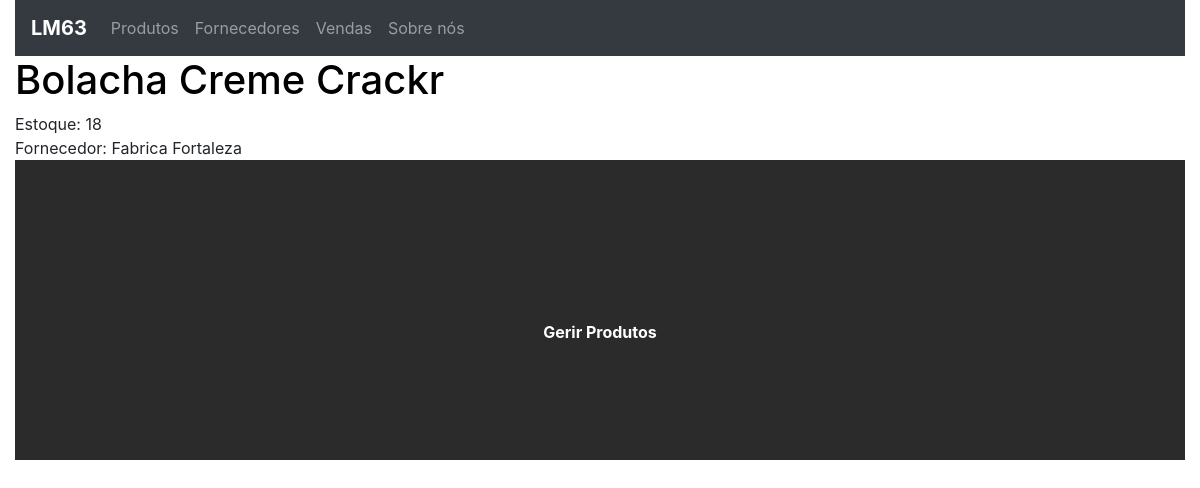
/conteudo/4, run on an earlier commit of the app's database.
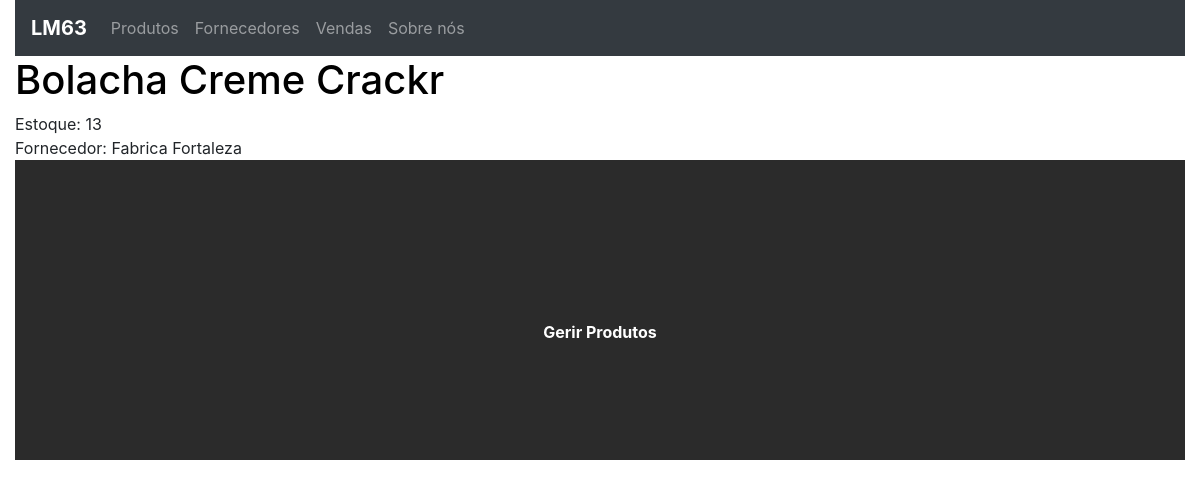
And on a later commit of the database.
### crud/models.py (models this page shows, shortened)
class Base(models.Model):
    criacao = models.DateField('Criado', auto_now_add=True)
    alteracao = models.DateTimeField('Alterado', auto_now=True)
    class Meta:
        abstract = True

class CadastroProdutos(Base):
    nome = models.CharField('Nome', max_length=20)
    estoque = models.IntegerField('Estoque')
    fornecedor = models.ForeignKey(Fornecedores, on_delete=models.CASCADE, default=0)
    valor_de_venda = models.DecimalField('Preço de Venda', max_digits=8, decimal_places=2)

class Fornecedores(Base):
    nome = models.CharField('Nome fornecedor', max_length=50)
    cep = models.IntegerField('CEP', default=0)
    def __str__(self):
        return f'{self.nome}'

### crud/views.py (the view)
# urls.py: path('conteudo/<int:id>', views.conteudo, name='conteudo'),
def conteudo(request, id):
    cliente = get_object_or_404(CadastroProdutos, pk=id)
    context = {
        'cliente': cliente,
    }
    return render(request, 'tasks/conteudo.html', context)

### crud/templates/tasks/conteudo.html (shortened to what this page needs)
{% extends 'base.html' %}
{% load bootstrap4 %}
{% block content %}
<h1>{{cliente.nome}}</h1>
<span>Estoque: {{ cliente.estoque }}</span><br>
<span>Fornecedor: {{ cliente.fornecedor }}</span>
{% endblock %}

What changed in the data, as far as the page shows it:
changed CadastroProdutos "Bolacha Creme Crackr": estoque "18" → "13"
